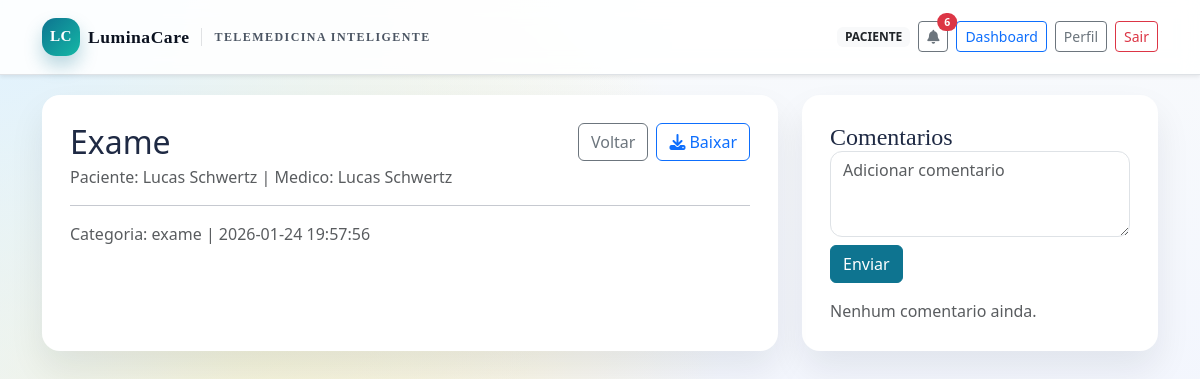
The app's page /documentos/2 (signed in) with its own data.
### tables this page shows
CREATE TABLE documents (
            id INTEGER PRIMARY KEY AUTOINCREMENT,
            patient_name TEXT NOT NULL,
            doctor_name TEXT NOT NULL,
            category TEXT NOT NULL,
            doc_type TEXT NOT NULL,
            filename TEXT NOT NULL,
            created_at TEXT NOT NULL DEFAULT CURRENT_TIMESTAMP
        , status TEXT NOT NULL DEFAULT 'pendente', patient_seen INTEGER NOT NULL DEFAULT 0, company_id INTEGER);

### app/routes/documentos_routes.py (the view, shortened to what this page needs)
@documentos_bp.route("/documentos/<int:doc_id>", methods=["GET", "POST"])
def detalhe_documento(doc_id):
    if "user_name" not in session:
        return redirect(url_for("auth.login"))
    db = get_db()
    documento = db.execute(
        """
        SELECT id, patient_name, doctor_name, category, doc_type, filename, created_at, status, company_id
        FROM documents
        WHERE id = ?
        """,
        (doc_id,),
    ).fetchone()
    if not documento:
        abort(404)
    if current_company_id() and documento["company_id"] != current_company_id():
        abort(403)
    if not _can_access_document(session, documento):
        abort(403)
    try:
        db.execute(
            """
            UPDATE comments
            SET is_read = 1
            WHERE document_id = ? AND author_name != ?
            """,
            (doc_id, session.get("user_name")),
        )
        db.commit()
    except Exception:
        pass
    if normalize_role(session.get("user_role", "")) == "paciente":
        db.execute(
            "UPDATE documents SET patient_seen = 1 WHERE id = ?",
            (doc_id,),
        )
        db.commit()
    params = [doc_id]
    query = """
        SELECT author_name, author_role, body, created_at, is_read
        FROM comments
        WHERE document_id = ?
    """
    if current_company_id():
        query += " AND (company_id IS NULL OR company_id = ?)"
        params.append(current_company_id())
    query += " ORDER BY created_at DESC"
    comentarios = db.execute(query, params).fetchall()
    return render_template(
        "documento_detalhe.html", documento=documento, comentarios=comentarios
    )

### app/__init__.py (called while the page is built, shortened)
def _register_context(app):
    @app.context_processor
    def inject_notifications():
        if "user_email" not in session:
            return {}
        db = get_db()
        try:
            unread = db.execute(
                "SELECT COUNT(*) FROM notifications WHERE user_email = ? AND is_read = 0",
                (session["user_email"],),
            ).fetchone()[0]
        except Exception:
            unread = 0
        master_email = current_app.config.get("MASTER_ADMIN_EMAIL", "")
        return {
            "notifications_unread": unread,
            "company_name": current_company_name(),
            "is_master_admin": session.get("user_email") == master_email if master_email else False,
        }

def _register_tenant(app):
    @app.before_request
    def load_company():
        host = request.host.split(":")[0]
        parts = host.split(".")
        subdomain = None
        if len(parts) >= 3 and host.endswith("luminacare.local"):
            subdomain = parts[0]
        if not subdomain:
            g.company_id = None
            g.company_name = None
            return

### app/db.py (called while the page is built)
def get_db():
    if "db" not in g:
        db_path = current_app.config["DB_PATH"]
        conn = sqlite3.connect(db_path)
        conn.row_factory = sqlite3.Row
        g.db = conn
    return g.db

### app/routes/documentos_routes.py (called while the page is built)
def _can_access_document(session_data, documento):
    role = normalize_role(session_data.get("user_role", ""))
    if role == "clinica":
        return True
    if role == "medico" and documento["doctor_name"] == session_data.get("user_name"):
        return True
    if role == "paciente" and documento["patient_name"] == session_data.get("user_name"):
        return True
    return False

### app/tenant.py (called while the page is built)
def current_company_id():
    return session.get("company_id") or getattr(g, "company_id", None)

def current_company_name():
    return session.get("company_name") or getattr(g, "company_name", None)

### app/utils.py (called while the page is built)
def _normalize_text(value):
    if not value:
        return ""
    normalized = unicodedata.normalize("NFKD", value)
    return "".join(ch for ch in normalized if not unicodedata.combining(ch))

def normalize_role(value):
    normalized = _normalize_text(value).strip().lower()
    if normalized in {
        "clinica/admin",
        "clinica",
        "admin",
        "cl\u00c3\u00adnica/admin",
    }:
        return "clinica"
    if normalized in {"medico", "m\u00c3\u00a9dico"}:
        return "medico"
    if normalized in {"paciente"}:
        return "paciente"
    return normalized

### app/templates/documento_detalhe.html (shortened to what this page needs)
{% extends 'base.html' %}
{% block content %}
<div class="row g-4">
  <div class="col-lg-8">
    <div class="section-card fade-up">
      <div class="d-flex justify-content-between align-items-start gap-2">
        <div>
          <h2 class="mb-1">{{ documento['doc_type'] }}</h2>
          <p class="text-muted mb-0">
            Paciente: {{ documento['patient_name'] }} | Medico: {{ documento['doctor_name'] }}
          </p>
        </div>
        <div class="d-flex gap-2">
          <a href="{{ url_for('documentos.visualizar_documentos') }}" class="btn btn-outline-secondary">
            Voltar
          </a>
          <a href="{{ url_for('documentos.download_arquivo', nome_arquivo=documento['filename']) }}" class="btn btn-outline-primary">
            <i class="fas fa-download me-1"></i>Baixar
          </a>
        </div>
      </div>
      <hr>
      <p class="text-muted mb-0">Categoria: {{ documento['category'] }} | {{ documento['created_at'] }}</p>
    </div>
  </div>
  <div class="col-lg-4">
    <div class="section-card">
      <h4 class="card-title">Comentarios</h4>
      <form method="POST" class="mb-3">
        <textarea name="comentario" class="form-control" rows="3" placeholder="Adicionar comentario"></textarea>
        <button type="submit" class="btn btn-primary mt-2">Enviar</button>
      </form>
      {% if comentarios %}
        <div class="d-flex flex-column gap-2">
          {% for c in comentarios %}
            <div class="border rounded-3 p-2">
              <div class="d-flex justify-content-between align-items-center">
                <div class="fw-semibold">{{ c['author_name'] }} - {{ c['author_role'] }}</div>
                {% if c['is_read'] == 0 %}
                  <span class="badge bg-primary">Novo</span>
                {% endif %}
              </div>
              <small class="text-muted">{{ c['created_at'] }}</small>
              <div>{{ c['body'] }}</div>
            </div>
          {% endfor %}
        </div>
      {% else %}
        <p class="text-muted mb-0">Nenhum comentario ainda.</p>
      {% endif %}
    </div>
  </div>
</div>
{% endblock %}

### app/static/css/styles.css (style rules this page uses)
:root { --ink-900: #0b1220; --ink-700: #1f2a44; --ink-500: #4b5563; --surface-100: #f8fafc; --surface-200: #eef2ff; --primary-600: #0e7490; --primary-500: #0891b2; --accent-500: #f59e0b; --success-500: #22c55e; --danger-500: #ef4444; --card-shadow: 0 20px 45px rgba(15, 23, 42, 0.12); }
body.app-body { font-family: "Sora", "Segoe UI", sans-serif; color: var(--ink-700); background: radial-gradient(circle at top left, #e0f2fe, transparent 45%), radial-gradient(circle at 20% 40%, #fef3c7, transparent 45%), linear-gradient(180deg, #f8fafc 0%, #eef2ff 100%); min-height: 100vh; }
.section-card { background: #ffffff; border-radius: 18px; box-shadow: 0 18px 35px rgba(15, 23, 42, 0.08); padding: 1.75rem; height: 100%; }
.card-title { font-family: "Fraunces", "Times New Roman", serif; }
.btn-primary { background: var(--primary-600); border-color: var(--primary-600); }
.form-control, .form-select, .form-control:focus, .form-select:focus { border-radius: 12px; }
.fade-up { animation: fadeUp 0.5s ease both; }

### records on screen
documents: doc_type "Exame", patient_name "Lucas Schwertz", doctor_name "Lucas Schwertz", category "exame", created_at "2026-01-24 19:57:56"

### other values on screen
{{ session.get('user_role', 'usuario') }} "PACIENTE"
{{ notifications_unread }} "6"
